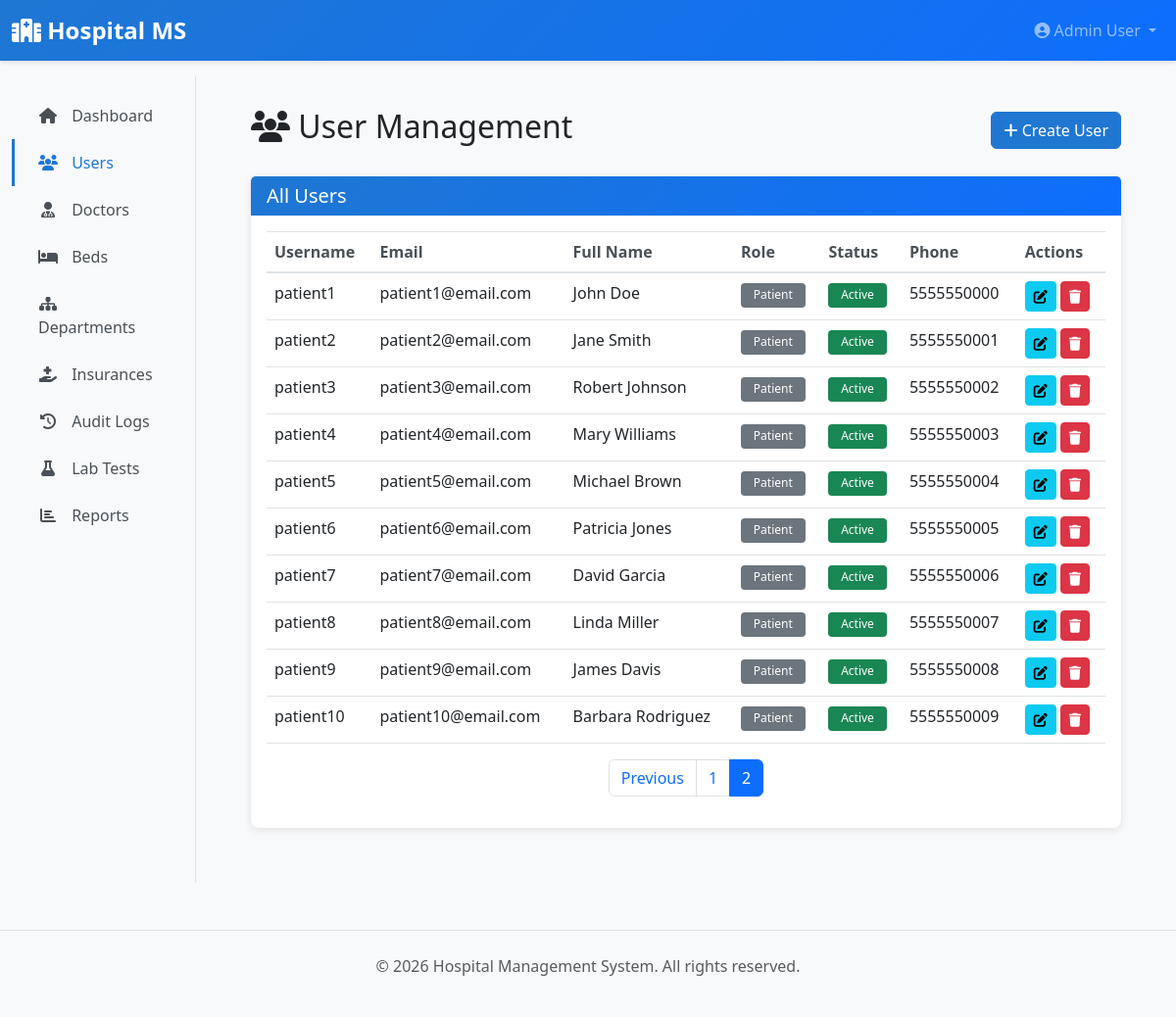
The page /admin/users?page=2 (signed in) on the database its author committed.
### app/models/__init__.py (models this page shows, shortened)
class User(UserMixin, db.Model):
    __tablename__ = 'users'
    id = db.Column(db.Integer, primary_key=True)
    username = db.Column(db.String(80), unique=True, nullable=False, index=True)
    email = db.Column(db.String(120), unique=True, nullable=False, index=True)
    password_hash = db.Column(db.String(255), nullable=False)
    first_name = db.Column(db.String(80))
    last_name = db.Column(db.String(80))
    phone = db.Column(db.String(20))
    role = db.Column(db.Enum(UserRole), nullable=False, default=UserRole.PATIENT)
    is_active = db.Column(db.Boolean, default=True)
    created_at = db.Column(db.DateTime, default=datetime.utcnow)
    updated_at = db.Column(db.DateTime, default=datetime.utcnow, onupdate=datetime.utcnow)
    patient = db.relationship('Patient', uselist=False, back_populates='user', foreign_keys='Patient.user_id', cascade='all, delete-orphan', passive_deletes=True)
    doctor = db.relationship('Doctor', uselist=False, back_populates='user', foreign_keys='Doctor.user_id', cascade='all, delete-orphan', passive_deletes=True)
    lab_staff = db.relationship('LabStaff', uselist=False, back_populates='user', foreign_keys='LabStaff.user_id', cascade='all, delete-orphan', passive_deletes=True)
    def get_full_name(self):
        return f"{self.first_name} {self.last_name}".strip()

### app/blueprints/admin.py (the view)
@admin_bp.route('/users')
@login_required
@admin_required
def users_list():
    page = request.args.get('page', 1, type=int)
    role_filter = request.args.get('role', 'all')
    query = User.query
    if role_filter != 'all':
        try:
            role = UserRole[role_filter.upper()]
            query = query.filter_by(role=role)
        except KeyError:
            pass
    users = query.paginate(page=page, per_page=10)
    return render_template('admin/users_list.html', users=users, role_filter=role_filter)

### app/blueprints/admin.py (called while the page is built)
def admin_required(f):
    @wraps(f)
    def decorated_function(*args, **kwargs):
        if not current_user.is_authenticated or current_user.role != UserRole.ADMIN:
            flash('You do not have permission to access this page.', 'danger')
            return redirect(url_for('main.dashboard'))
        return f(*args, **kwargs)
    return decorated_function

### app/templates/admin/users_list.html (shortened to what this page needs)
{% extends "layouts/base.html" %}
{% block content %}
<div class="d-flex justify-content-between align-items-center mb-4">
    <h2><i class="fas fa-users"></i> User Management</h2>
    <a href="{{ url_for('admin.create_user') }}" class="btn btn-primary">
        <i class="fas fa-plus"></i> Create User
    </a>
</div>
<div class="card">
    <div class="card-header">
        <h5 class="mb-0">All Users</h5>
    </div>
    <div class="card-body">
        <div class="table-responsive">
            <table class="table table-hover">
                <thead>
                    <tr>
                        <th>Username</th>
                        <th>Email</th>
                        <th>Full Name</th>
                        <th>Role</th>
                        <th>Status</th>
                        <th>Phone</th>
                        <th>Actions</th>
                    </tr>
                </thead>
                <tbody>
                    {% for user in users.items %}
                    <tr>
                        <td>{{ user.username }}</td>
                        <td>{{ user.email }}</td>
                        <td>{{ user.get_full_name() }}</td>
                        <td>
                            {% if user.role.value == 'admin' %}
                                <span class="badge bg-danger">{{ user.role.value.title() }}</span>
                            {% elif user.role.value == 'doctor' %}
                                <span class="badge bg-primary">{{ user.role.value.title() }}</span>
                            {% elif user.role.value == 'receptionist' %}
                                <span class="badge bg-success">{{ user.role.value.title() }}</span>
                            {% else %}
                                <span class="badge bg-secondary">{{ user.role.value.title() }}</span>
                            {% endif %}
                        </td>
                        <td>
                            {% if user.is_active %}
                                <span class="badge badge-success">Active</span>
                            {% else %}
                                <span class="badge badge-danger">Inactive</span>
                            {% endif %}
                        </td>
                        <td>{{ user.phone or '-' }}</td>
                        <td>
                            <a href="{{ url_for('admin.edit_user', user_id=user.id) }}" class="btn btn-sm btn-info" title="Edit">
                                <i class="fas fa-edit"></i>
                            </a>
                            {% if user.id != current_user.id %}
                            <form action="{{ url_for('admin.delete_user', user_id=user.id) }}" method="POST" style="display: inline;">
                                <button type="submit" class="btn btn-sm btn-danger" onclick="return confirm('Are you sure?')" title="Delete">
                                    <i class="fas fa-trash"></i>
                                </button>
                            </form>
                            {% endif %}
                        </td>
                    </tr>
                    {% endfor %}
                </tbody>
            </table>
        </div>
        {% if users.pages > 1 %}
        <nav>
            <ul class="pagination justify-content-center">
                {% if users.has_prev %}
                <li class="page-item">
                    <a class="page-link" href="{{ url_for('admin.users_list', page=users.prev_num) }}">Previous</a>
                </li>
                {% endif %}
                {% for page_num in users.iter_pages() %}
                    {% if page_num %}
                        {% if page_num == users.page %}
                        <li class="page-item active">
                            <span class="page-link">{{ page_num }}</span>
                        </li>
                        {% else %}
                        <li class="page-item">
                            <a class="page-link" href="{{ url_for('admin.users_list', page=page_num) }}">{{ page_num }}</a>
                        </li>
                        {% endif %}
                    {% else %}
                    <li class="page-item disabled">
                        <span class="page-link">...</span>
                    </li>
                    {% endif %}
                {% endfor %}
            </ul>
        </nav>
        {% endif %}
    </div>
</div>
{% endblock %}

### app/templates/layouts/base.html (shortened to what this page needs)
<!DOCTYPE html>
<html lang="en">
<head>
    <link href="https://cdnjs.cloudflare.com/ajax/libs/bootstrap/5.3.0/css/bootstrap.min.css" rel="stylesheet">
    <link href="https://cdnjs.cloudflare.com/ajax/libs/font-awesome/6.4.0/css/all.min.css" rel="stylesheet">
</head>
<body>
    <nav class="navbar navbar-expand-lg navbar-dark sticky-top">
        <div class="container-fluid">
            <a class="navbar-brand" href="{{ url_for('main.dashboard') }}">
                <i class="fas fa-hospital"></i> Hospital MS
            </a>
            <div class="collapse navbar-collapse" id="navbarNav">
                <ul class="navbar-nav ms-auto">
                    {% if current_user.is_authenticated %}
                        <li class="nav-item dropdown">
                            <a class="nav-link dropdown-toggle" href="#" id="userDropdown" role="button" data-bs-toggle="dropdown">
                                <i class="fas fa-user-circle"></i> {{ current_user.get_full_name() or current_user.username }}
                            </a>
                        </li>
                    {% else %}
                        <li class="nav-item">
                            <a class="nav-link" href="{{ url_for('auth.login') }}">Login</a>
                        </li>
                    {% endif %}
                </ul>
            </div>
        </div>
    </nav>
    {% if current_user.is_authenticated %}
        <div class="container-fluid">
            <div class="row">
                <nav class="col-md-3 col-lg-2 d-md-block bg-light sidebar">
                    <div class="position-sticky pt-3">
                        <ul class="nav flex-column">
                            {% if current_user.role.value == 'admin' %}
                                <li class="nav-item">
                                    <a class="nav-link {% if request.endpoint == 'admin.dashboard' %}active{% endif %}" href="{{ url_for('admin.dashboard') }}">
                                        <i class="fas fa-home"></i> Dashboard
                                    </a>
                                </li>
                                <li class="nav-item">
                                    <a class="nav-link {% if request.endpoint in ['admin.users_list', 'admin.create_user', 'admin.edit_user'] %}active{% endif %}" href="{{ url_for('admin.users_list') }}">
                                        <i class="fas fa-users"></i> Users
                                    </a>
                                </li>
                                <li class="nav-item">
                                    <a class="nav-link {% if request.endpoint in ['admin.doctors_list', 'admin.edit_doctor'] %}active{% endif %}" href="{{ url_for('admin.doctors_list') }}">
                                        <i class="fas fa-user-md"></i> Doctors
                                    </a>
                                </li>
                                <li class="nav-item">
                                    <a class="nav-link {% if request.endpoint in ['admin.beds_list', 'admin.create_bed'] %}active{% endif %}" href="{{ url_for('admin.beds_list') }}">
                                        <i class="fas fa-bed"></i> Beds
                                    </a>
                                </li>
                                <li class="nav-item">
                                    <a class="nav-link {% if request.endpoint in ['admin.departments_list', 'admin.create_department'] %}active{% endif %}" href="{{ url_for('admin.departments_list') }}">
                                        <i class="fas fa-sitemap"></i> Departments
                                    </a>
                                </li>
                                <li class="nav-item">
                                    <a class="nav-link {% if request.endpoint in ['admin.insurances_list', 'admin.create_insurance'] %}active{% endif %}" href="{{ url_for('admin.insurances_list') }}">
                                        <i class="fas fa-hand-holding-medical"></i> Insurances
                                    </a>
                                </li>
                                <li class="nav-item">
                                    <a class="nav-link {% if request.endpoint == 'admin.audit_logs' %}active{% endif %}" href="{{ url_for('admin.audit_logs') }}">
                                        <i class="fas fa-history"></i> Audit Logs
                                    </a>
                                </li>
                                <li class="nav-item">
                                    <a class="nav-link {% if request.endpoint in ['admin.lab_tests_list', 'admin.create_lab_test'] %}active{% endif %}" href="{{ url_for('admin.lab_tests_list') }}">
                                        <i class="fas fa-flask"></i> Lab Tests
                                    </a>
                                </li>
                                <li class="nav-item">
                                    <a class="nav-link {% if request.endpoint == 'admin.reports' %}active{% endif %}" href="{{ url_for('admin.reports') }}">
                                        <i class="fas fa-chart-bar"></i> Reports
                                    </a>
                                </li>
                            {% endif %}
                        </ul>
                    </div>
                </nav>
                <main class="col-md-9 ms-sm-auto col-lg-10 px-md-4">
                    <div class="main-content">
                        {% block content %}{% endblock %}
                    </div>
                </main>
            </div>
        </div>
    {% else %}
        <div style="min-height: calc(100vh - 70px); padding: 2rem;">
            {% block auth_content %}{% endblock %}
        </div>
    {% endif %}
    <footer class="bg-light py-4 mt-5 border-top">
        <div class="container text-center text-muted">
            <p>&copy; 2026 Hospital Management System. All rights reserved.</p>
        </div>
    </footer>
</body>
</html>

### app/templates/layouts/base.html (style rules this page uses)
:root { --primary-color: #1f77d2; --secondary-color: #0d6efd; --danger-color: #dc3545; }
body { background-color: #f8f9fa; font-family: 'Segoe UI', Tahoma, Geneva, Verdana, sans-serif; }
.navbar { background: linear-gradient(135deg, var(--primary-color) 0%, var(--secondary-color) 100%); box-shadow: 0 2px 4px rgba(0,0,0,0.1); }
.navbar-brand { font-weight: 700; font-size: 1.5rem; color: white !important; }
.sidebar { background-color: #fff; min-height: calc(100vh - 70px); border-right: 1px solid #dee2e6; }
.sidebar .nav-link { color: #495057; border-left: 3px solid transparent; padding: 0.75rem 1.5rem; transition: all 0.3s ease; }
.sidebar .nav-link:hover, .sidebar .nav-link.active { color: var(--primary-color); background-color: #f8f9fa; border-left-color: var(--primary-color); }
.sidebar .nav-link i { width: 20px; text-align: center; margin-right: 10px; }
.main-content { padding: 2rem; }
.card { border: 0; box-shadow: 0 2px 8px rgba(0,0,0,0.1); border-radius: 8px; margin-bottom: 1.5rem; }
.card-header { background: linear-gradient(135deg, var(--primary-color) 0%, var(--secondary-color) 100%); color: white; border: 0; border-radius: 8px 8px 0 0; }
.btn-primary { background-color: var(--primary-color); border-color: var(--primary-color); }
.badge { padding: 0.4rem 0.8rem; border-radius: 4px; font-weight: 500; }
.badge-success { background-color: #198754; }
.table { background-color: #fff; }
.table thead { background-color: #f8f9fa; border-top: 1px solid #dee2e6; }
.table thead th { color: #495057; font-weight: 600; border-bottom: 2px solid #dee2e6; }

### rows shown on the page
User: first_name+last_name "Admin User"
User: username "patient1", email "patient1@email.com", get_full_name "John Doe", role.value "Patient", is_active "Active", phone "5555550000"
User: username "patient2", email "patient2@email.com", get_full_name "Jane Smith", role.value "Patient", is_active "Active", phone "5555550001"
User: username "patient3", email "patient3@email.com", get_full_name "Robert Johnson", role.value "Patient", is_active "Active", phone "5555550002"
User: username "patient4", email "patient4@email.com", get_full_name "Mary Williams", role.value "Patient", is_active "Active", phone "5555550003"
User: username "patient5", email "patient5@email.com", get_full_name "Michael Brown", role.value "Patient", is_active "Active", phone "5555550004"
User: username "patient6", email "patient6@email.com", get_full_name "Patricia Jones", role.value "Patient", is_active "Active", phone "5555550005"
User: username "patient7", email "patient7@email.com", get_full_name "David Garcia", role.value "Patient", is_active "Active", phone "5555550006"
User: username "patient8", email "patient8@email.com", get_full_name "Linda Miller", role.value "Patient", is_active "Active", phone "5555550007"
User: username "patient9", email "patient9@email.com", get_full_name "James Davis", role.value "Patient", is_active "Active", phone "5555550008"
User: username "patient10", email "patient10@email.com", get_full_name "Barbara Rodriguez", role.value "Patient", is_active "Active", phone "5555550009"

### other values the page prints
{{ page_num }} "1"
{{ page_num }} "2"
